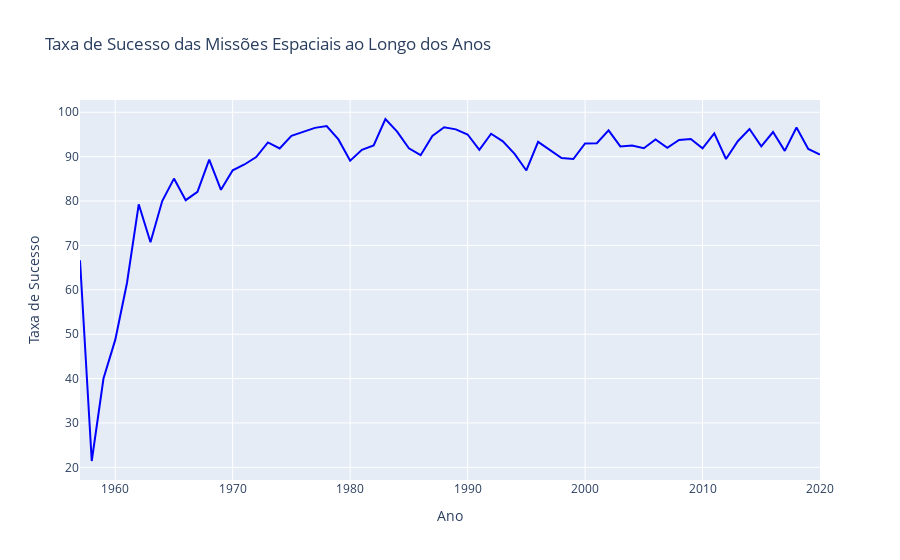

Source (notebook cell):
### Markdown cell above
O gráfico de pizza acima oferece uma visão consolidada da proporção de sucessos e falhas em todas as missões. Ele revela que a vasta maioria das missões espaciais, 89.7%, foi bem-sucedida, enquanto apenas 10.3% resultaram em falha. Essa alta taxa de sucesso global ressalta a maturidade e a confiabilidade das tecnologias de lançamento, mesmo considerando a complexidade inerente de enviar objetos ao espaço. É um testemunho da dedicação e precisão exigidas na engenharia espacial ao longo das décadas desde o início da era espacial.

### Code cell
# Ano com a maior número de sucesso em relação ao total de lançamentos
ano_sucesso = df.groupby(df['Date'].dt.year)['Mission Status'].value_counts(normalize=True).unstack().fillna(0)
ano_sucesso['Success Ratio'] = ano_sucesso['Success'] / (ano_sucesso['Success'] + ano_sucesso['Failure'])
ano_sucesso = ano_sucesso.sort_values(by='Success Ratio', ascending=False)
print(f"O ano com o maior volume de Lançamentos Bem-Sucedidas em relação ao Total de Lançamentos foi {ano_sucesso.index[0]} com uma taxa de sucesso de {ano_sucesso['Success Ratio'].max():.2%}.")

# Ano com a menor taxa de sucesso
ano_falha = ano_sucesso.sort_values(by='Success Ratio', ascending=True)
print(f"O ano com o menor volume de Lançamentos Bem-Sucedidas em relação ao Total de Lançamentos foi {ano_falha.index[0]} com uma taxa de sucesso de {ano_falha['Success Ratio'].min():.2%}.")

# Transforma em porcentagem
ano_sucesso['Success Ratio'] = ano_sucesso['Success Ratio'] * 100

# Gráfico de linha com a taxa de sucesso ao longo dos anos
fig_sucesso_ano = px.line(
    ano_sucesso.sort_index(),
    x=ano_sucesso.sort_index().index,
    y='Success Ratio',
    title='Taxa de Sucesso das Missões Espaciais ao Longo dos Anos',
    labels={'x': 'Ano', 'Success Ratio': 'Taxa de Sucesso'}
)
fig_sucesso_ano.update_layout(xaxis_title='Ano', yaxis_title='Taxa de Sucesso')
fig_sucesso_ano.update_traces(line=dict(color='blue', width=2))
fig_sucesso_ano.show()

### Figure 1 — Plotly figure (JSON) as saved in the notebook; plotly's stock layout.template omitted (floating-point values rounded to 4 significant figures)
{"data": [{"hovertemplate": "Ano=%{x}<br>Taxa de Sucesso=%{y}<extra></extra>", "legendgroup": "", "line": {"color": "blue", "dash": "solid", "width": 2}, "marker": {"symbol": "circle"}, "mode": "lines", "name": "", "orientation": "v", "showlegend": false, "type": "scatter", "x": [1957, 1958, 1959, 1960, 1961, 1962, 1963, 1964, 1965, 1966, 1967, 1968, 1969, 1970, 1971, 1972, 1973, 1974, 1975, 1976, 1977, 1978, 1979, 1980, 1981, 1982, 1983, 1984, 1985, 1986, 1987, 1988, 1989, 1990, 1991, 1992, 1993, 1994, 1995, 1996, 1997, 1998, 1999, 2000, 2001, 2002, 2003, 2004, 2005, 2006, 2007, 2008, 2009, 2010, 2011, 2012, 2013, 2014, 2015, 2016, 2017, 2018, 2019, 2020], "xaxis": "x", "y": [66.67, 21.43, 40.0, 48.72, 61.54, 79.27, 70.73, 80.0, 85.06, 80.2, 82.08, 89.32, 82.52, 86.92, 88.24, 89.9, 93.2, 91.84, 94.69, 95.58, 96.49, 96.91, 93.88, 89.09, 91.55, 92.54, 98.48, 95.65, 91.89, 90.32, 94.64, 96.61, 96.15, 95.0, 91.53, 95.16, 93.44, 90.62, 86.89, 93.33, 91.43, 89.71, 89.47, 92.98, 93.02, 95.92, 92.31, 92.5, 91.89, 93.88, 92.0, 93.75, 94.0, 91.89, 95.24, 89.47, 93.48, 96.23, 92.31, 95.56, 91.3, 96.58, 91.74, 90.48], "yaxis": "y"}], "layout": {"legend": {"tracegroupgap": 0}, "title": {"text": "Taxa de Sucesso das Missões Espaciais ao Longo dos Anos"}, "xaxis": {"anchor": "y", "domain": [0, 1], "title": {"text": "Ano"}}, "yaxis": {"anchor": "x", "domain": [0, 1], "title": {"text": "Taxa de Sucesso"}}}}
